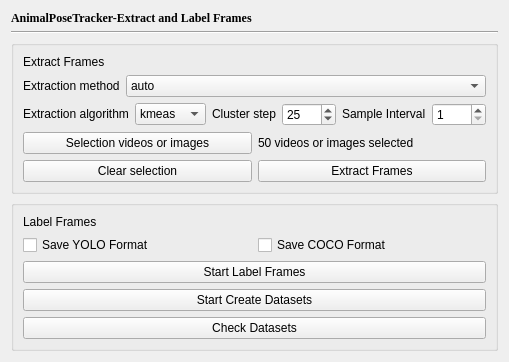
          <widget class="QWidget" name="ExtractLabelFrames">
           <property name="sizePolicy">
            <sizepolicy hsizetype="Expanding" vsizetype="Fixed">
             <horstretch>0</horstretch>
             <verstretch>0</verstretch>
            </sizepolicy>
           </property>
           <attribute name="title">
            <string>Extract and Label Frames</string>
           </attribute>
           <layout class="QVBoxLayout" name="ExtractLabelFramesLayout">
            <property name="sizeConstraint">
             <enum>QLayout::SizeConstraint::SetMinAndMaxSize</enum>
            </property>
            <item>
             <widget class="QLabel" name="ExtractLabelFrameLabel">
              <property name="sizePolicy">
               <sizepolicy hsizetype="Fixed" vsizetype="Fixed">
                <horstretch>0</horstretch>
                <verstretch>0</verstretch>
               </sizepolicy>
              </property>
              <property name="maximumSize">
               <size>
                <width>500</width>
                <height>14</height>
               </size>
              </property>
              <property name="font">
               <font>
                <family>Times New Roman</family>
                <bold>true</bold>
               </font>
              </property>
              <property name="text">
               <string>AnimalPoseTracker-Extract and Label Frames</string>
              </property>
              <property name="alignment">
               <set>Qt::AlignmentFlag::AlignLeading|Qt::AlignmentFlag::AlignLeft|Qt::AlignmentFlag::AlignVCenter</set>
              </property>
             </widget>
            </item>
            <item>
             <widget class="Line" name="ExtractLabelFrameLine">
              <property name="orientation">
               <enum>Qt::Orientation::Horizontal</enum>
              </property>
             </widget>
            </item>
            <item>
             <widget class="QGroupBox" name="ExtractFramesGroupLayout">
              <property name="sizePolicy">
               <sizepolicy hsizetype="Preferred" vsizetype="Fixed">
                <horstretch>0</horstretch>
                <verstretch>0</verstretch>
               </sizepolicy>
              </property>
              <property name="title">
               <string/>
              </property>
              <layout class="QVBoxLayout" name="ExtractFramesGroupVLayout">
               <property name="sizeConstraint">
                <enum>QLayout::SizeConstraint::SetDefaultConstraint</enum>
               </property>
               <item>
                <widget class="QLabel" name="ExtractFramesLabel">
                 <property name="sizePolicy">
                  <sizepolicy hsizetype="Fixed" vsizetype="Fixed">
                   <horstretch>0</horstretch>
                   <verstretch>0</verstretch>
                  </sizepolicy>
                 </property>
                 <property name="text">
                  <string>Extract Frames</string>
                 </property>
                </widget>
               </item>
               <item>
                <layout class="QHBoxLayout" name="ExtractMethodLayout">
                 <item>
                  <widget class="QLabel" name="ExtractionMethodLabel">
                   <property name="sizePolicy">
                    <sizepolicy hsizetype="Fixed" vsizetype="Fixed">
                     <horstretch>0</horstretch>
                     <verstretch>0</verstretch>
                    </sizepolicy>
                   </property>
                   <property name="text">
                    <string>Extraction method</string>
                   </property>
                  </widget>
                 </item>
                 <item>
                  <widget class="QComboBox" name="ExtractionMethodSelection">
                   <item>
                    <property name="text">
                     <string>auto</string>
                    </property>
                   </item>
                   <item>
                    <property name="text">
                     <string>manual</string>
                    </property>
                   </item>
                   <item>
                    <property name="text">
                     <string>all</string>
                    </property>
                   </item>
                  </widget>
                 </item>
                </layout>
               </item>
               <item>
                <layout class="QHBoxLayout" name="ExtractionAlgorithmClusterStepLayout">
                 <item>
                  <layout class="QHBoxLayout" name="ExtractionAlgorithmLayout">
                   <item>
                    <widget class="QLabel" name="ExtractionAlgorithmLabel">
                     <property name="sizePolicy">
                      <sizepolicy hsizetype="Fixed" vsizetype="Fixed">
                       <horstretch>0</horstretch>
                       <verstretch>0</verstretch>
                      </sizepolicy>
                     </property>
                     <property name="text">
                      <string>Extraction algorithm</string>
                     </property>
                    </widget>
                   </item>
                   <item>
                    <widget class="QComboBox" name="ExtractionAlgorithmSelection">
                     <item>
                      <property name="text">
                       <string>kmeas</string>
                      </property>
                     </item>
                     <item>
                      <property name="text">
                       <string>uniform</string>
                      </property>
                     </item>
                     <item>
                      <property name="text">
                       <string>None</string>
                      </property>
                     </item>
                    </widget>
                   </item>
                  </layout>
                 </item>
                 <item>
                  <layout class="QHBoxLayout" name="ClusterStepLayout">
                   <item>
                    <widget class="QLabel" name="ClusterStepLabel">
                     <property name="sizePolicy">
                      <sizepolicy hsizetype="Fixed" vsizetype="Fixed">
                       <horstretch>0</horstretch>
                       <verstretch>0</verstretch>
                      </sizepolicy>
                     </property>
                     <property name="text">
                      <string>Cluster step</string>
                     </property>
                    </widget>
                   </item>
                   <item>
                    <widget class="QSpinBox" name="ClusterStepSetup">
                     <property name="sizePolicy">
                      <sizepolicy hsizetype="Preferred" vsizetype="Fixed">
                       <horstretch>0</horstretch>
                       <verstretch>0</verstretch>
                      </sizepolicy>
                     </property>
                     <property name="minimum">
                      <number>1</number>
                     </property>
                     <property name="maximum">
                      <number>1000</number>
                     </property>
                     <property name="value">
                      <number>25</number>
                     </property>
                    </widget>
                   </item>
                  </layout>
                 </item>
                 <item>
                  <layout class="QHBoxLayout" name="SampleIntervalLayout">
                   <item>
                    <widget class="QLabel" name="SampleIntervalLabel">
                     <property name="sizePolicy">
                      <sizepolicy hsizetype="Fixed" vsizetype="Fixed">
                       <horstretch>0</horstretch>
                       <verstretch>0</verstretch>
                      </sizepolicy>
                     </property>
                     <property name="text">
                      <string>Sample Interval</string>
                     </property>
                    </widget>
                   </item>
                   <item>
                    <widget class="QSpinBox" name="SampleIntervalSetup">
                     <property name="sizePolicy">
                      <sizepolicy hsizetype="Preferred" vsizetype="Fixed">
                       <horstretch>0</horstretch>
                       <verstretch>0</verstretch>
                      </sizepolicy>
                     </property>
                     <property name="minimum">
                      <number>1</number>
                     </property>
                     <property name="maximum">
                      <number>1000</number>
                     </property>
                    </widget>
                   </item>
                  </layout>
                 </item>
                </layout>
               </item>
               <item>
                <layout class="QHBoxLayout" name="SelectionVideosImagesLayout">
                 <item>
                  <widget class="QPushButton" name="SelectionVideosImages">
                   <property name="sizePolicy">
                    <sizepolicy hsizetype="Preferred" vsizetype="Fixed">
                     <horstretch>0</horstretch>
                     <verstretch>0</verstretch>
                    </sizepolicy>
                   </property>
                   <property name="text">
                    <string>Selection videos or images</string>
                   </property>
                  </widget>
                 </item>
                 <item>
                  <widget class="QLabel" name="SelectionVideosImagesLabel">
                   <property name="sizePolicy">
                    <sizepolicy hsizetype="Preferred" vsizetype="Fixed">
                     <horstretch>0</horstretch>
                     <verstretch>0</verstretch>
                    </sizepolicy>
                   </property>
                   <property name="text">
                    <string>50 videos or images selected</string>
                   </property>
                  </widget>
                 </item>
                </layout>
               </item>
               <item>
                <layout class="QHBoxLayout" name="ClearVideosImagesLayout">
                 <item>
                  <widget class="QPushButton" name="ClearVideosImages">
                   <property name="sizePolicy">
                    <sizepolicy hsizetype="Preferred" vsizetype="Fixed">
                     <horstretch>0</horstretch>
                     <verstretch>0</verstretch>
                    </sizepolicy>
                   </property>
                   <property name="text">
                    <string>Clear selection</string>
                   </property>
                  </widget>
                 </item>
                 <item>
                  <widget class="QPushButton" name="ExtracFrames">
                   <property name="sizePolicy">
                    <sizepolicy hsizetype="Preferred" vsizetype="Fixed">
                     <horstretch>0</horstretch>
                     <verstretch>0</verstretch>
                    </sizepolicy>
                   </property>
                   <property name="text">
                    <string>Extract Frames</string>
                   </property>
                  </widget>
                 </item>
                </layout>
               </item>
              </layout>
             </widget>
            </item>
            <item>
             <widget class="QGroupBox" name="LabelFramesGroupLayout">
              <property name="sizePolicy">
               <sizepolicy hsizetype="Preferred" vsizetype="Fixed">
                <horstretch>0</horstretch>
                <verstretch>0</verstretch>
               </sizepolicy>
              </property>
              <property name="title">
               <string/>
              </property>
              <layout class="QVBoxLayout" name="LabelFramesGroupVLayout">
               <property name="sizeConstraint">
                <enum>QLayout::SizeConstraint::SetDefaultConstraint</enum>
               </property>
               <item>
                <layout class="QVBoxLayout" name="LabelFrameLayout">
                 <item>
                  <widget class="QLabel" name="LabelFramesLabel">
                   <property name="sizePolicy">
                    <sizepolicy hsizetype="Fixed" vsizetype="Fixed">
                     <horstretch>0</horstretch>
                     <verstretch>0</verstretch>
                    </sizepolicy>
                   </property>
                   <property name="text">
                    <string>Label Frames</string>
                   </property>
                  </widget>
                 </item>
                 <item>
                  <layout class="QHBoxLayout" name="SaveLayout">
                   <item>
                    <widget class="QCheckBox" name="SaveYOLO">
                     <property name="sizePolicy">
                      <sizepolicy hsizetype="Preferred" vsizetype="Fixed">
                       <horstretch>0</horstretch>
                       <verstretch>0</verstretch>
                      </sizepolicy>
                     </property>
                     <property name="text">
                      <string>Save YOLO Format</string>
                     </property>
                    </widget>
                   </item>
                   <item>
                    <widget class="QCheckBox" name="SaveCOCO">
                     <property name="sizePolicy">
                      <sizepolicy hsizetype="Preferred" vsizetype="Fixed">
                       <horstretch>0</horstretch>
                       <verstretch>0</verstretch>
                      </sizepolicy>
                     </property>
                     <property name="text">
                      <string>Save COCO Format</string>
                     </property>
                    </widget>
                   </item>
                  </layout>
                 </item>
                 <item>
                  <widget class="QPushButton" name="StartLabelFrames">
                   <property name="sizePolicy">
                    <sizepolicy hsizetype="Preferred" vsizetype="Fixed">
                     <horstretch>0</horstretch>
                     <verstretch>0</verstretch>
                    </sizepolicy>
                   </property>
                   <property name="text">
                    <string>Start Label Frames</string>
                   </property>
                  </widget>
                 </item>
                 <item>
                  <widget class="QPushButton" name="StartCreateDatasets">
                   <property name="text">
                    <string>Start Create Datasets</string>
                   </property>
                  </widget>
                 </item>
                 <item>
                  <widget class="QPushButton" name="CheckDatasets">
                   <property name="sizePolicy">
                    <sizepolicy hsizetype="Preferred" vsizetype="Fixed">
                     <horstretch>0</horstretch>
                     <verstretch>0</verstretch>
                    </sizepolicy>
                   </property>
                   <property name="text">
                    <string>Check Datasets</string>
                   </property>
                  </widget>
                 </item>
                </layout>
               </item>
              </layout>
             </widget>
            </item>
           </layout>
          </widget>
